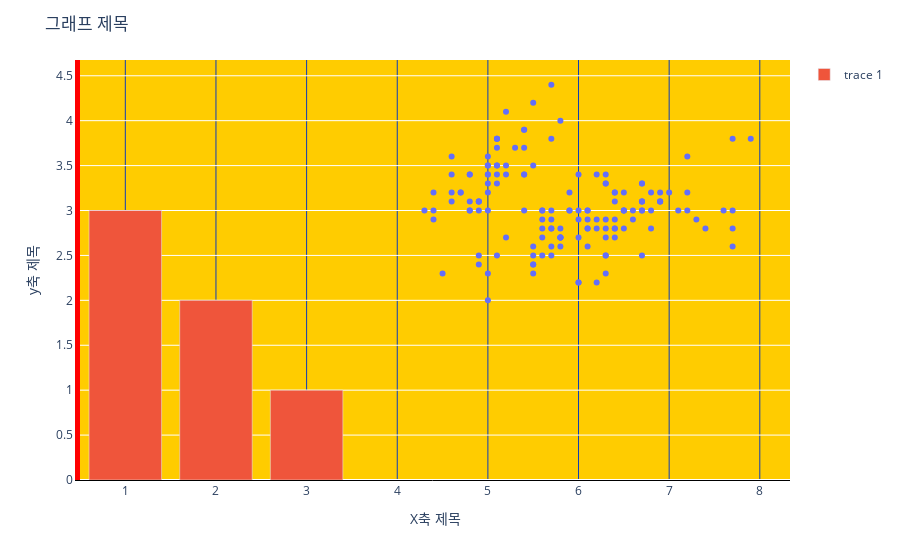

The cell this chart's notebook holds for it:
### Code cell
import plotly.express as px
iris = px.data.iris()
fig = px.scatter(iris, x='sepal_length', y= 'sepal_width')
fig.add_bar(x=[1, 2, 3], y = [3, 2, 1])
fig.layout.title = '그래프 제목'
fig.layout.xaxis.title = 'X축 제목'
fig.layout.yaxis.title = 'y축 제목'
fig.layout.template.layout.plot_bgcolor = '#FFCC00'
fig.layout.xaxis.gridcolor = '#0F3DB8'
fig.layout.xaxis.linecolor = 'black'
fig.layout.yaxis.linecolor = 'red'
fig.layout.yaxis.linewidth = 5
fig.show()

### Figure 1 — Plotly figure (JSON) as saved in the notebook; plotly's stock layout.template omitted (floating-point values rounded to 4 significant figures; data arrays with more than 128 entries replaced by an {"elided": "..."} marker saying what was removed)
{"data": [{"hovertemplate": "sepal_length=%{x}<br>sepal_width=%{y}<extra></extra>", "legendgroup": "", "marker": {"color": "#636efa", "symbol": "circle"}, "mode": "markers", "name": "", "orientation": "v", "showlegend": false, "type": "scatter", "x": {"elided": "150 float values"}, "xaxis": "x", "y": {"elided": "150 float values"}, "yaxis": "y"}, {"type": "bar", "x": [1, 2, 3], "y": [3, 2, 1]}], "layout": {"autosize": true, "legend": {"tracegroupgap": 0}, "margin": {"t": 60}, "title": {"text": "그래프 제목"}, "xaxis": {"anchor": "y", "autorange": true, "domain": [0, 1], "gridcolor": "#0F3DB8", "linecolor": "black", "range": [0.5, 8.338], "title": {"text": "X축 제목"}, "type": "linear"}, "yaxis": {"anchor": "x", "autorange": true, "domain": [0, 1], "linecolor": "red", "linewidth": 5, "range": [0, 4.716], "title": {"text": "y축 제목"}, "type": "linear"}}}
